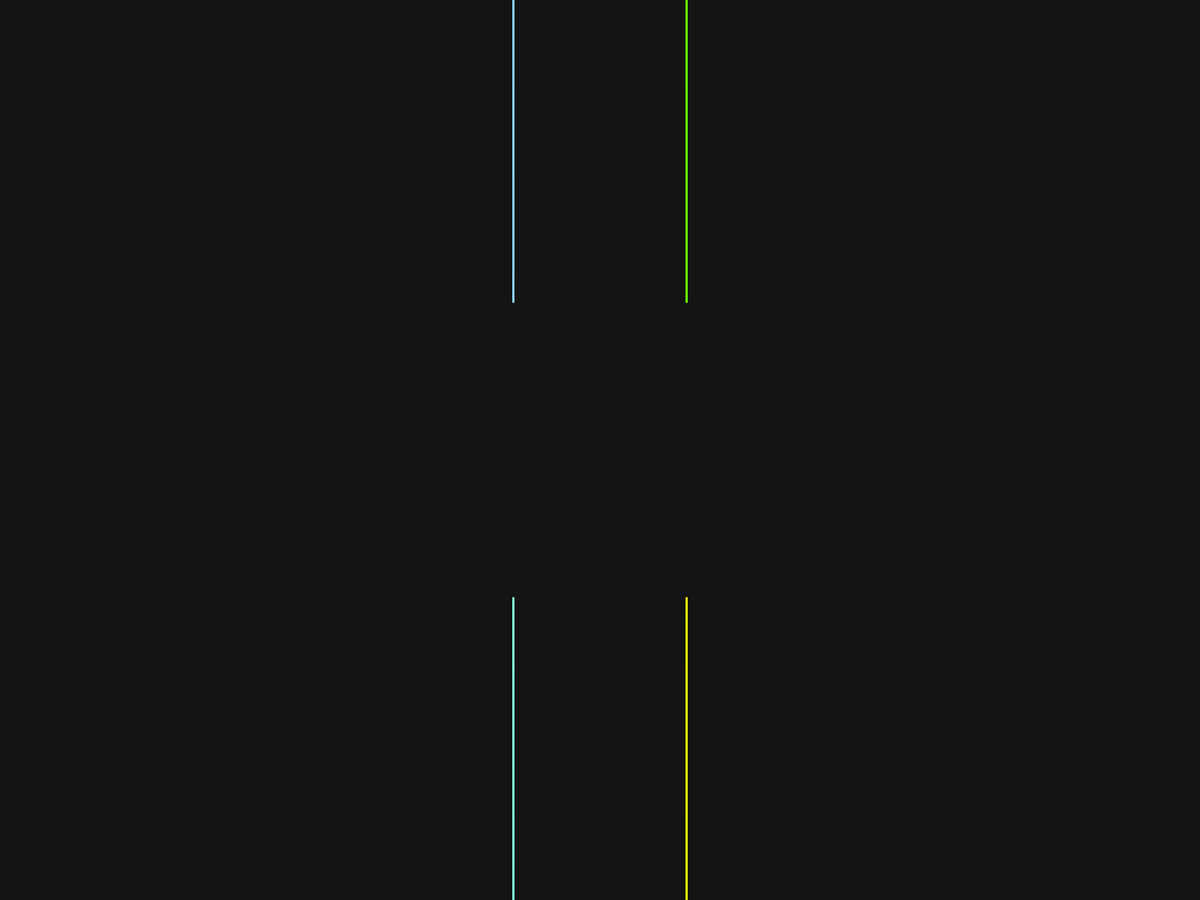
Frame 1 (no input)
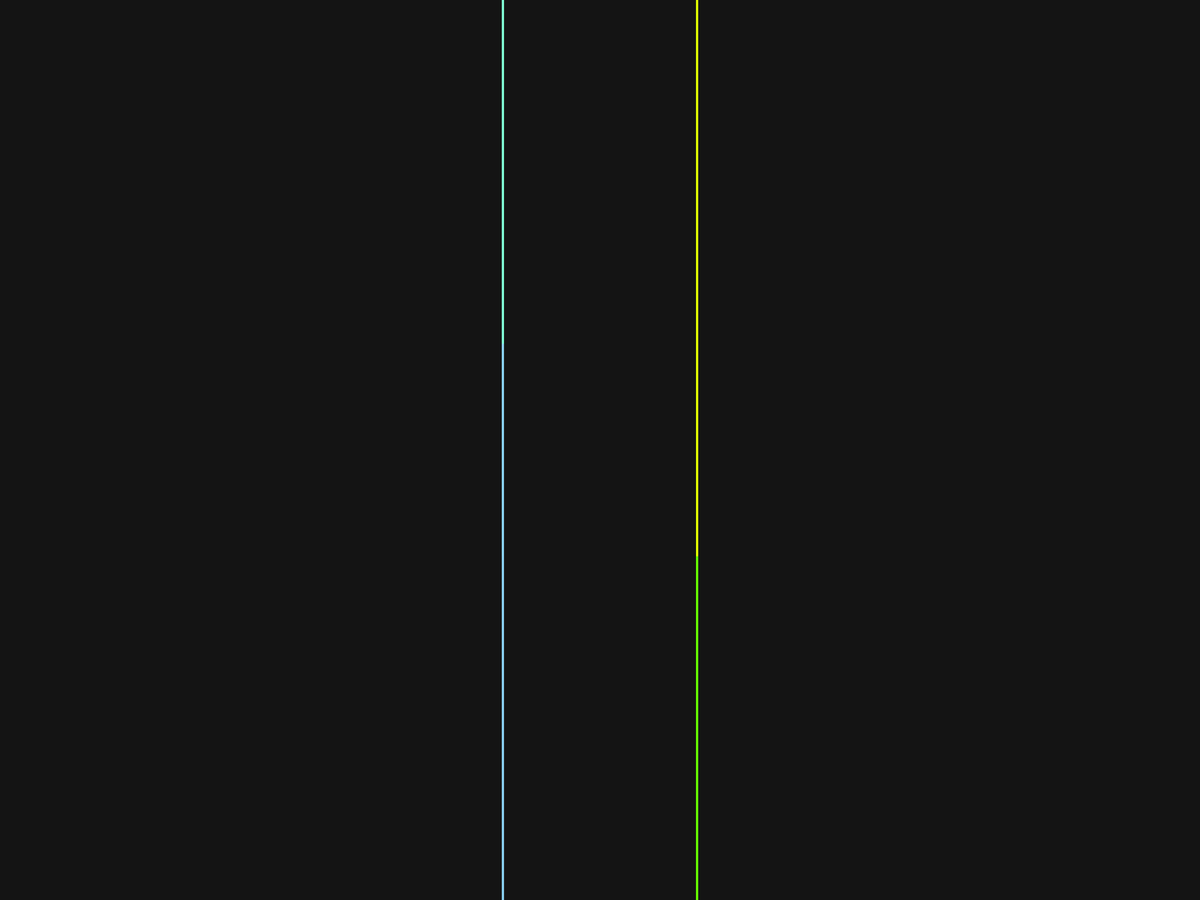
Frame 60 (the mouse pressed at the canvas centre just before this capture)
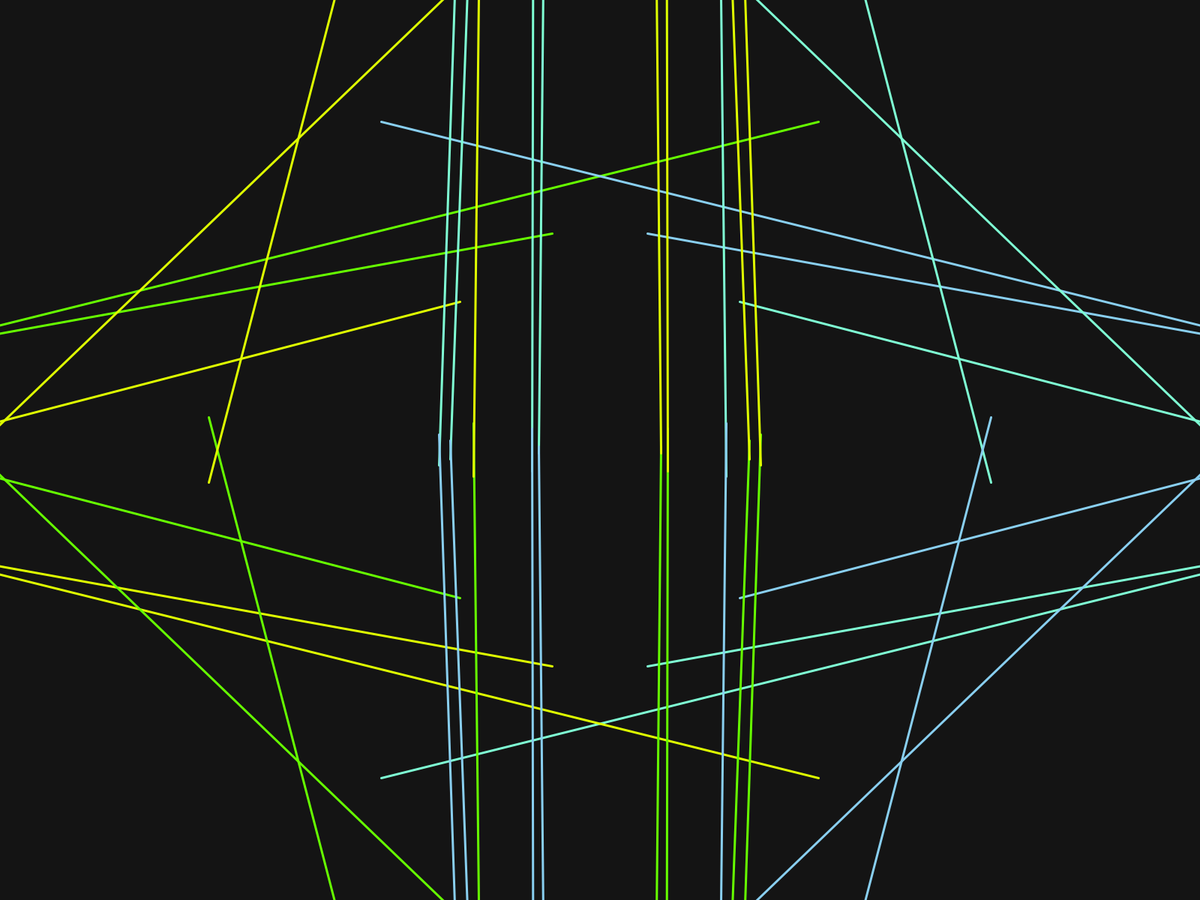
Frame 120 (the mouse held since frame 60 and released just before this capture)

The Processing sketch that drew these frames (run headless with seeded random() and noise(); from frame 60 on, the mouse is pressed at the canvas centre):

// Processing sketch: Parametric_cos
// ── Parametric_cos.pde
/*
   Viraj Bhartiya
   Code Freak
   Parametric Cos
   
*/

static final int NUM_LINES = 10;

float t;

void setup(){
  fullScreen();
}

void draw(){
  background(20);
  //stroke(167,252,0 );
  //stroke(120);
  strokeWeight(3);
  translate(width/2,height/2);

   
  for (int i = 0;i < NUM_LINES ; i++){
  stroke(127,255,212 );
  line(x1(t +i*2),y1(t+i*2),x2(t+i*2),y2(t+i*2)*2.7 );
  stroke(102,255,0);
  line(-(x1(t +i*2)),(-(y1(t+i*2))),(-(x2(t+i*2))),(-(y2(t+i*2)*2.7)) );
  stroke(223,255,0);
  line(-(x1(t +i*2)),y1(t+i*2),(-(x2(t+i*2))),y2(t+i*2)*2.7 );
  stroke(137,207,240);
  line(x1(t +i*2),(-(y1(t+i*2))),x2(t+i*2),(-(y2(t+i*2)*2.7)) );
  } 
  t+=0.5;
 // t++;
 // t = t-5;
}


float x1(float t){
  return cos(t/50)*200 * cos(t/5)*20;
}
float y1(float t){
  return cos(t /50)*200;
}
float x2(float t){
  return cos(t/50)*400 * cos(t)*2;
}
float y2(float t){
  return cos(t /40)*400 * cos(t/12) * 20;
}
